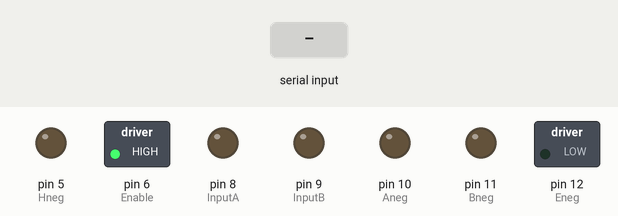
A sketch run on a simulated Arduino Uno, built with avr-gcc and run on an emulated ATmega328P. On the bench: switched loads named in the sketch (green lamp = pin HIGH), output pins drawn as LEDs (lit = HIGH). The test bench sets the inputs (shaded band).

Above: at 3.2 s.
3.3 s: "90,45\n" received over Serial
At 5.0 s:
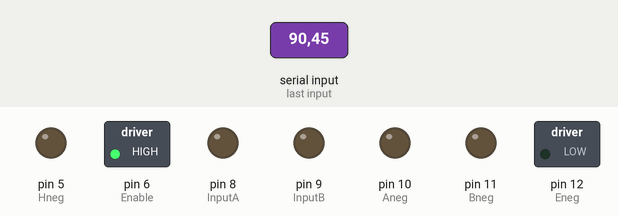
5.8 s: "200\n" received over Serial
At 8.0 s:
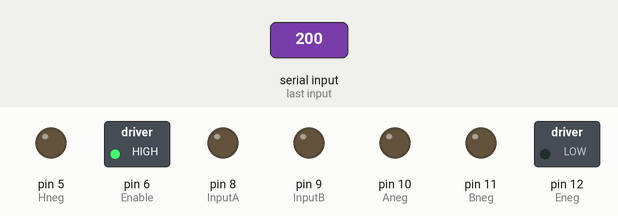
Timing chart, 0 to 9.5 s (numbered marks = the images above; inputs shaded):
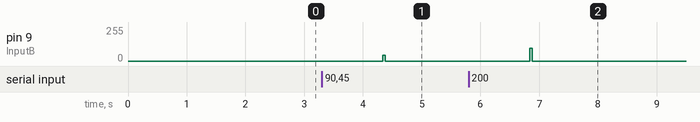

Measured:
- after the input at 3.3 s, pin 9 (InputB): 0/255 → 43/255 after 1.0 s, → 0/255 0.04 s later
- after the input at 5.8 s, pin 9 (InputB): 0/255 → 96/255 after 1.0 s, → 0/255 0.04 s later

The sketch:

ClearPathCommand.ino
```cpp
//////// Project SCAN ////////
// Commande du moteur selon le mode pulse burst positioning
// Auteur : SCAN
// Dernière modification : 2023-04-07
// Code inspiré de : https://github.com/Teknic-ClearPath/ClearPath-Arduino-Pulse-Burst
//////////////////////////////

#include "math.h"

// Define Arduino pin numbers for the connection to the ClearPath controller cable.
// Wire colors refer to a standard Teknic ClearPath controller cable
const int Enable = 6;  // ClearPath Enable Input;  +enable = BLU wire
const int Eneg = 12;   //                         -enable = ORN wire
const int InputA = 8;  // ClearPath Input A;       +InputA = WHT wire
const int Aneg = 10;   //                          -InputA = BRN wire
const int InputB = 9;  // ClearPath Input B;       +InputB = BLK wire
const int Bneg = 11;   //                          -InputB = YEL wire
const int HLFB = 4;    // ClearPath HLFB Output;   +HLFB   = GRN wire
const int Hneg = 5;    //                          -HLFB   = RED wire

int DwellTime = 1000; // Waiting time between each commanding moves
int cnt = 0;  // Motor increments
String angleRecv;
int angleRecvInt;

void setup() {
  //Define I/O pins
  Serial.begin(115200);
  pinMode(Enable, OUTPUT);
  pinMode(InputA, OUTPUT);
  pinMode(InputB, OUTPUT);
  pinMode(HLFB, INPUT_PULLUP);
  pinMode(Eneg, OUTPUT);
  pinMode(Aneg, OUTPUT);
  pinMode(Bneg, OUTPUT);
  pinMode(Hneg, OUTPUT);

  // Start off by ensuring that the motor is disabled before proceeding
  digitalWrite(Enable, LOW);
  delay(DwellTime);

  // Create ground pins for negative wires and put outputs to their initial states
  digitalWrite(Eneg, LOW);
  digitalWrite(Aneg, LOW);
  digitalWrite(Bneg, LOW);
  digitalWrite(Hneg, LOW);

  digitalWrite(InputA, LOW);
  digitalWrite(InputB, LOW);

  // Enabling motor to start command
  digitalWrite(Enable, HIGH);
  delay(DwellTime);
}


// Code stays in FetchIncrementCnts() indefinitly until an increment value is received
// the increment is then sent to MoveCommand to command de rotation of the motor axis
void loop() {
  FetchIncrementCnts();
  MoveCommand(cnt);
}


//////////////////////////////////////////////////////////////////////////////////////////////////////////
//Implementation of fetchIncrementCnts function
/////////////////////////////////////////////////////////////////////////////////////////////////////////
void FetchIncrementCnts()
{
  /* fetchIncrement - captures the angle increment by using an arduino-python interface
   * to identify the value and direction of the next increment for the detection process
   * returns the increment cnt (int) to be used by the MoveCommand function
   */

   while(Serial.available()==0){}

   angleRecv = Serial.readStringUntil('\r');
   angleRecvInt = angleRecv.toInt();

   cnt = (int)((angleRecvInt*6400.0)/360.0);
}

//////////////////////////////////////////////////////////////////////////////////////////////////////////
//Implementation of MoveCommand function
/////////////////////////////////////////////////////////////////////////////////////////////////////////
void MoveCommand(int incrementCnts)
{
  /*  MoveCommand - takes in the distance you would like to command, adjusts input A to accomodate the direction,
   *  and then pulses the Input B line a number of times equal to the magnitude of distance. AltSpeed is
   *  an optional TRUE/FALSE input that when true commands the motor to run at the alternate speed.
   *
   *  Commanded Motor : CPM-MCPV-2310S-ELN
   *  Native Resolution : 12800 cnts
   *  Commandable Resolution : 6400 cnts (ELN)
   */

  if(incrementCnts<0){
    digitalWrite(InputA,HIGH);  // CW rotation
  }
  else{
    digitalWrite(InputA,LOW);   // CCW rotation
  }

  for(int count=0;count<abs(incrementCnts);count++){
    digitalWrite(InputB, HIGH);
    digitalWrite(InputB, LOW);
  }
}
```
